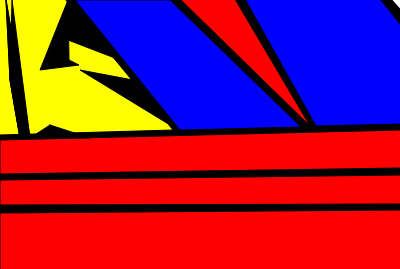
Frame 1 (no input)
Frame 60 (no input): identical to frame 1, image omitted
Frame 120 (the mouse pressed at the canvas centre since frame 60): identical to frame 1, image omitted

The p5.js sketch that drew this single still picture (run headless with seeded random() and noise() and a simulated clock; from frame 60 on, the mouse is pressed at the canvas centre):

// p5.js sketch
// ── sketch.js
//Author @Ethan Judice
function setup() {
  createCanvas(400, 269);
  fill('black');
  ellipse(250, 250, 1000, 1000);
  fill('yellow')
  beginShape();
  vertex(-1, -1);
  vertex(-1, 135);
  vertex(173, 130);
  vertex(65, -1);
  endShape(CLOSE)

  fill('blue')
  //Left Blue Square
  beginShape();
  vertex(301, 127);
  vertex(170, 0);
  vertex(75, 0);
  vertex(180, 130);
  endShape(CLOSE)
  //Right Blue Square
  beginShape();
  vertex(380, -1);
  vertex(245, -1);
  vertex(316, 126);
  vertex(401, 124);
  vertex(401, 25);
  endShape(CLOSE)

  fill('white')
  //Tiny White Corner Triangle
  beginShape()
  vertex(401, -1);
  vertex(401, 10);
  vertex(391, -1);
  endShape(CLOSE)

  fill('red')
  //Bottom Red Line
  beginShape();
  vertex(401, 210);
  vertex(0, 213);
  vertex(0, 270);
  vertex(401, 270);
  endShape(CLOSE)
  //Middle Red Line
  beginShape();
  vertex(401, 175);
  vertex(0, 180);
  vertex(0, 205);
  vertex(401, 204);
  endShape(CLOSE)
  //Top Red Line
  beginShape();
  vertex(401, 130);
  vertex(0, 140);
  vertex(0, 174);
  vertex(401, 168);
  endShape(CLOSE)
  //Top Red Triangle
  beginShape();
  vertex(235, -1);
  vertex(310, 126);
  vertex(180, -1);
  endShape(CLOSE)

  fill('black')
  //line(50, 50, 50, 60);
  beginShape();
  vertex(6, 0);
  vertex(10, 80);
  vertex(20, 138);
  vertex(30, 138);
  endShape(CLOSE)
  vertex(12, 0);
  vertex(10, 80);
  vertex(20, 138);
  vertex(30, 138);
  endShape(CLOSE)

  beginShape();
  vertex(50, 125);
  vertex(30, 138);
  vertex(90, 138);
  endShape(CLOSE)

  beginShape();
  vertex(170, 125);
  vertex(80, 70);
  vertex(133, 80);
  endShape(CLOSE)

  beginShape();
  vertex(68, 0);
  vertex(40, 70);
  vertex(79, 65);
  vertex(69, 60);
  endShape(CLOSE)
  beginShape();
  vertex(68, 0);
  vertex(68, 40);
  vertex(120, 60);
  endShape(CLOSE)
}

function draw() {
  // Put things you want to over and over here. 
}
